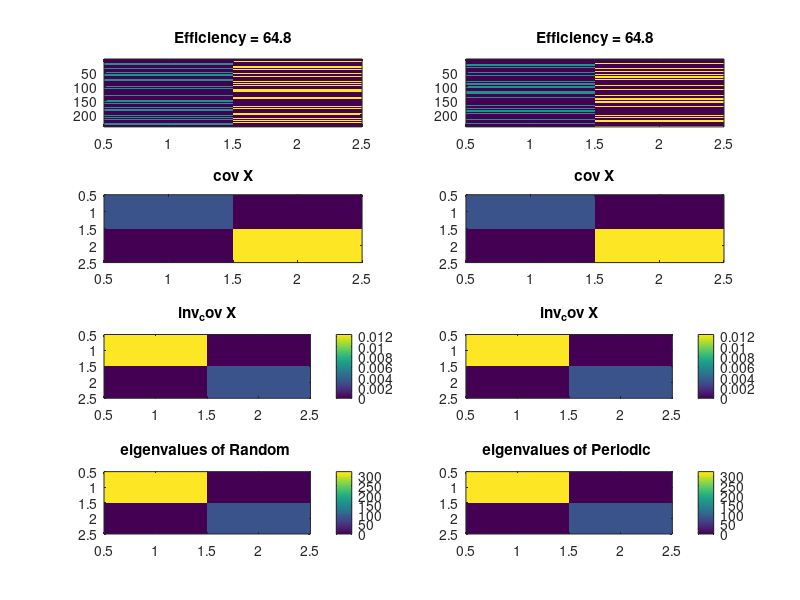

Write the MATLAB code that produced this figure.
close all
clear all
Xfast=load('katherine_chunked_seq.txt');
Xperiod=load('michael_chunked_seq.txt');

eff_fast=1/trace(pinv(Xfast'*Xfast))

eff_period=1/trace(pinv(Xperiod'*Xperiod))

subplot(4,2,1)
imagesc(Xfast)
title(['Efficiency = ',num2str(eff_fast)])

subplot(4,2,2)
imagesc(Xperiod)
title(['Efficiency = ',num2str(eff_period)])


subplot(4,2,3)
imagesc(Xfast'*Xfast)
title(['cov X'])

subplot(4,2,4)
imagesc(Xperiod'*Xperiod)
title(['cov X'])


subplot(4,2,5)
imagesc(pinv(Xfast'*Xfast))
title(['inv_cov X'])
colorbar
subplot(4,2,6)
imagesc(pinv(Xperiod'*Xperiod))
title(['inv_cov X'])
colorbar

[y u v] = svd(Xfast'*Xfast);
[i j k] = svd(Xperiod'*Xperiod);
subplot(4,2,7)
imagesc(u)
title(['eigenvalues of Random '])
colorbar

subplot(4,2,8)
imagesc(j)
title(['eigenvalues of Periodic '])
colorbar



